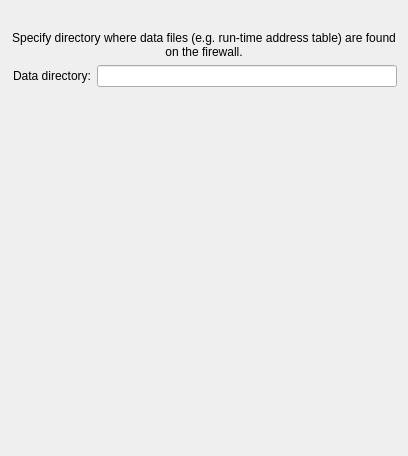
     <widget class="QWidget" name="tab_2">
      <attribute name="title">
       <string>Data</string>
      </attribute>
      <layout class="QGridLayout" name="gridLayout">
       <item row="0" column="1">
        <spacer name="spacer">
         <property name="orientation">
          <enum>Qt::Vertical</enum>
         </property>
         <property name="sizeType">
          <enum>QSizePolicy::Fixed</enum>
         </property>
         <property name="sizeHint" stdset="0">
          <size>
           <width>20</width>
           <height>20</height>
          </size>
         </property>
        </spacer>
       </item>
       <item row="1" column="0" colspan="3">
        <widget class="QLabel" name="label456_2">
         <property name="text">
          <string>Specify directory where data files (e.g. run-time address table) are found on the firewall.</string>
         </property>
         <property name="alignment">
          <set>Qt::AlignCenter</set>
         </property>
         <property name="wordWrap">
          <bool>true</bool>
         </property>
        </widget>
       </item>
       <item row="2" column="0">
        <widget class="QLabel" name="label453_3">
         <property name="text">
          <string>Data directory:</string>
         </property>
         <property name="alignment">
          <set>Qt::AlignRight|Qt::AlignTrailing|Qt::AlignVCenter</set>
         </property>
         <property name="wordWrap">
          <bool>false</bool>
         </property>
        </widget>
       </item>
       <item row="2" column="1" colspan="2">
        <widget class="QLineEdit" name="linux24_data_dir">
         <property name="minimumSize">
          <size>
           <width>300</width>
           <height>0</height>
          </size>
         </property>
        </widget>
       </item>
       <item row="3" column="2">
        <spacer name="verticalSpacer_3">
         <property name="orientation">
          <enum>Qt::Vertical</enum>
         </property>
         <property name="sizeHint" stdset="0">
          <size>
           <width>20</width>
           <height>358</height>
          </size>
         </property>
        </spacer>
       </item>
      </layout>
     </widget>
